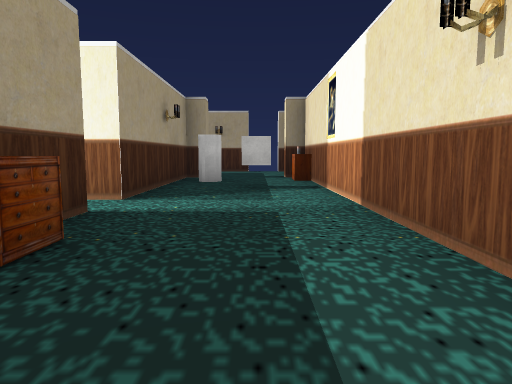
View 1 (above)

24 first-person views from a walk through a scene from a Unity 3-D project. The camera is 1.2 m above the floor, tilts 6° down and sees 70° across. The floor is counted in squares, 2 m on a side. Each view is taken from the middle of a square. On the plan, view 1 faces up. The plan holds only what a view shows up to about 10 squares ahead; the rest is blank. The place goes on beyond the plan. The player character is not drawn. Some animated figures are left out. Door leaves are left out, so doorways stand open. Some surface patterns are stand-ins.

View 2
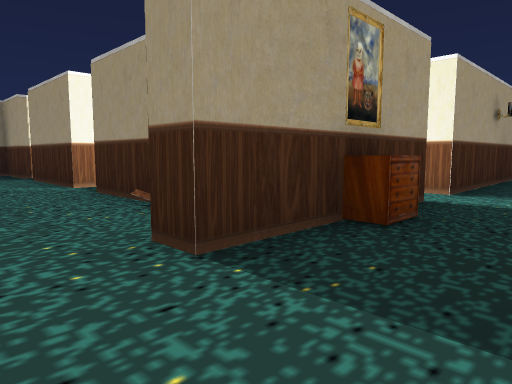

View 3
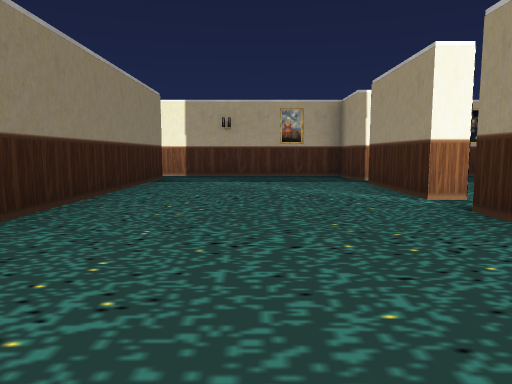

View 4
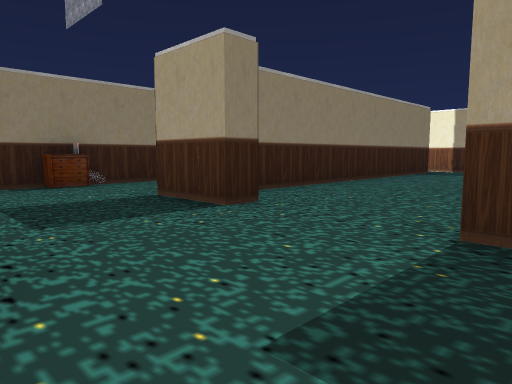

View 5
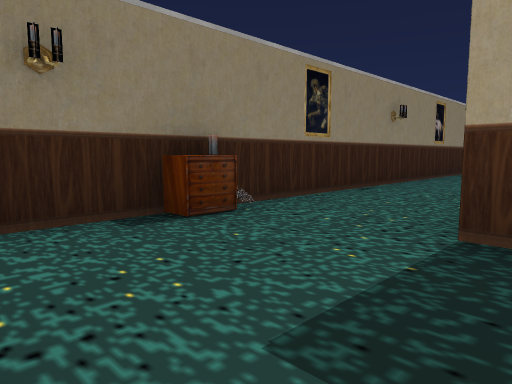

View 6
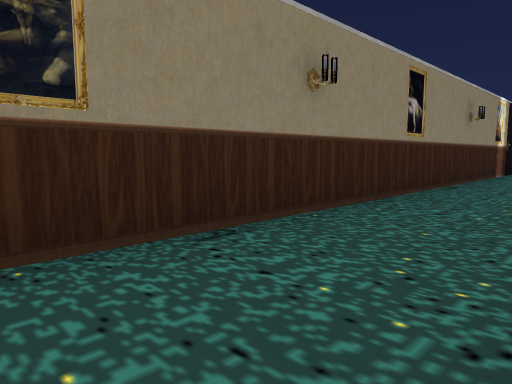

View 7
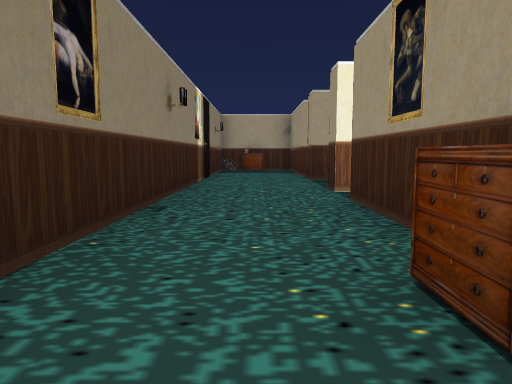

View 8
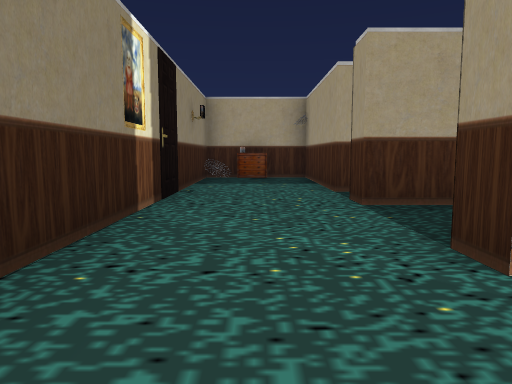

View 9
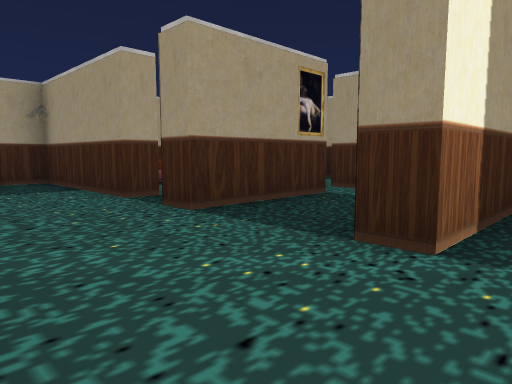

View 10
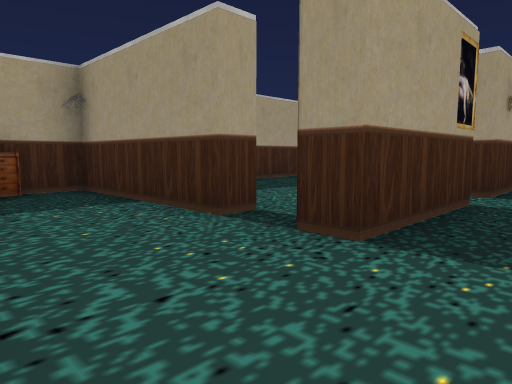

View 11
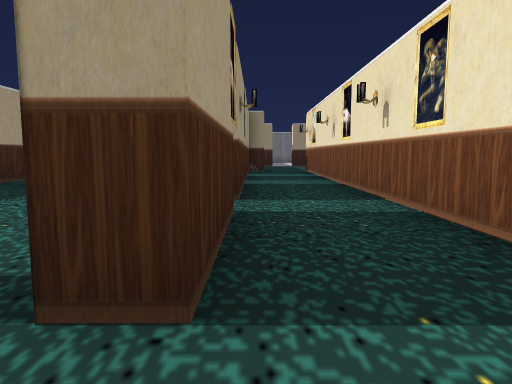

View 12
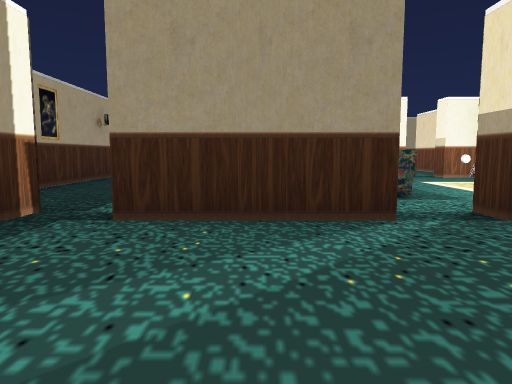

View 13
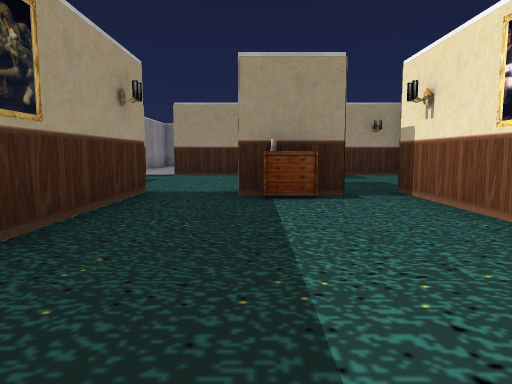

View 14
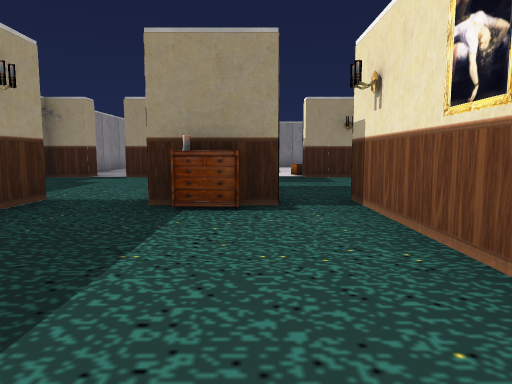

View 15
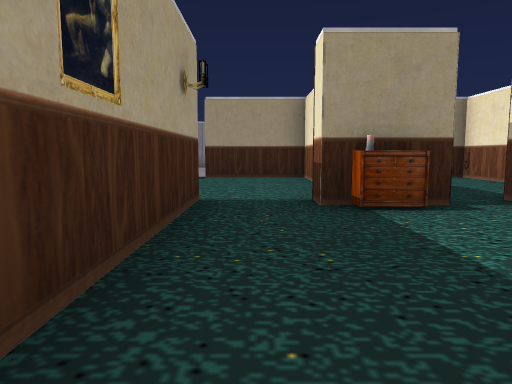

View 16
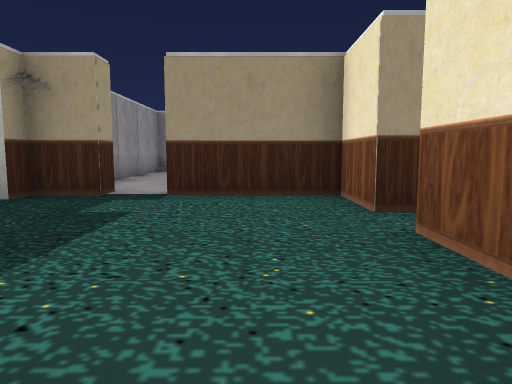

View 17
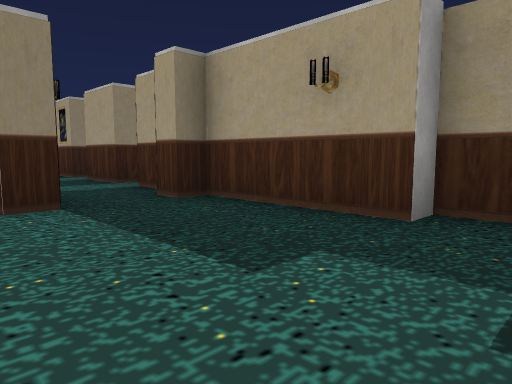

View 18
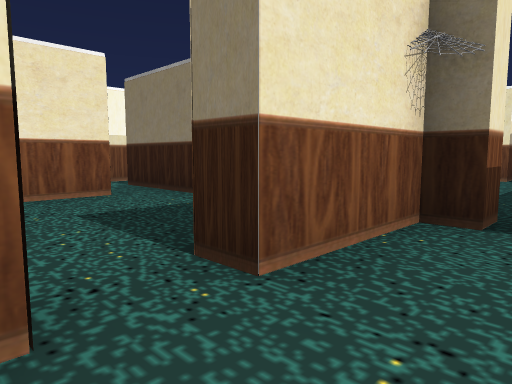

View 19
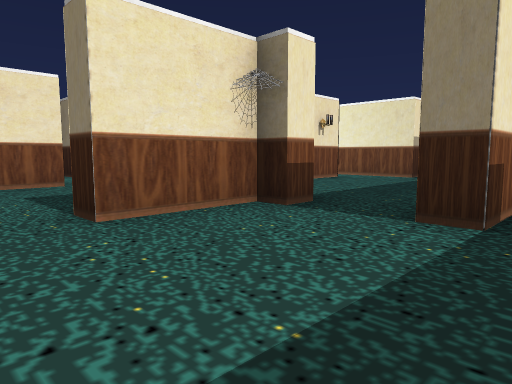

View 20
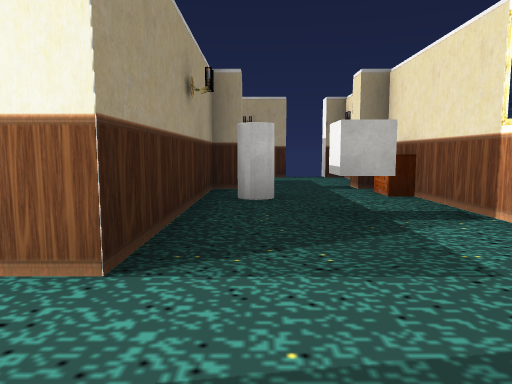

View 21
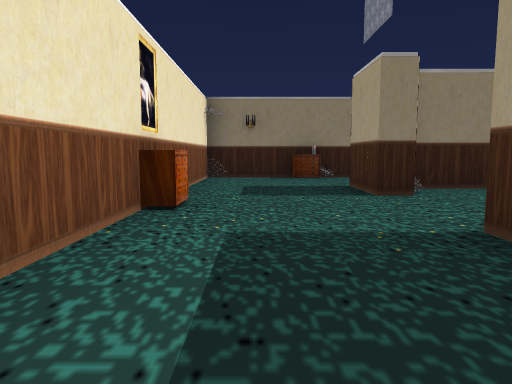

View 22
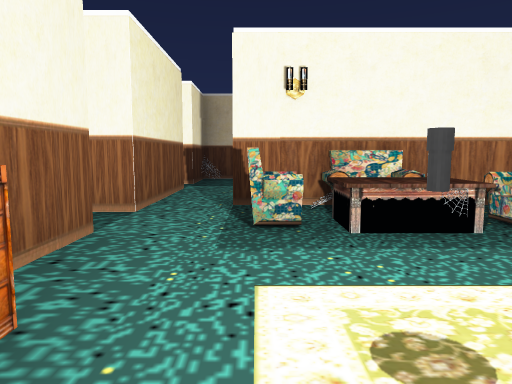

View 23
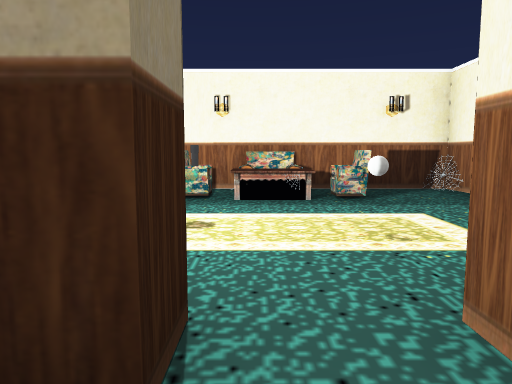

View 24
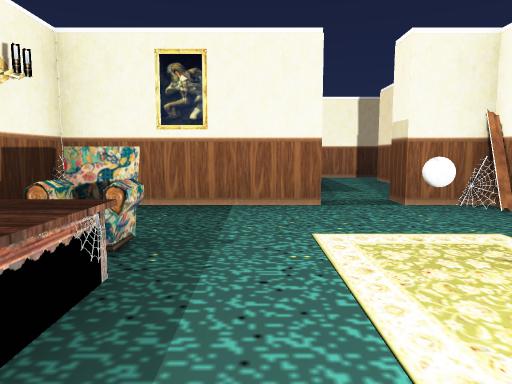

### Floor plan
Ten units are one square. View 1 is at (0, 0); x grows to the right and y downward. Boxes are objects, and circles mark ways between rooms. Rooms are numbered by the first view taken in them; rooms with no view inside come last. Other rooms are left out.
<svg viewBox="-200 -133 220 203">
<path fill="none" stroke="#000" d="M-44 -12 -58 -12M-67 -12 -93 -12M-78 38 -109 38M-17 -38 -17 -2 -24 -2M-102 -12 -117 -12 -117 38 -124 38M-108 32 -26 32M-33 -78 -25 -78M-142 38 -149 38M-12 -92 -17 -92 -17 -47M-23 -104 -23 -114M-157 38 -185 38M-2 -122 -34 -122M8 -122 8 -128M-182 62 12 62 12 -92 8 -92M-192 38 -192 44M-98 -85 -98 -98 -92 -98M-86 -72 -96 -72M-123 -68 -123 -78 -117 -78 -117 -40M-92 -107 -98 -107 -98 -122 -124 -122M-65 -78 -41 -78M-58 -86 -58 -122 -79 -122M-142 -64 -142 -56M-142 -107 -142 -78M-132 -122 -142 -122M-77 -28 -77 -65M-148 -114 -148 -107M-114 -18 -102 -18 -102 -12M-93 -12 -93 -18 -67 -18M-41 -72 -65 -72M-72 -65 -72 -26M-25 -72 -33 -72 -33 -78M-67 -18 -67 -12M-58 -12 -58 -18 -48 -18M-142 -24 -142 3M-142 11 -142 38M-123 26 -123 -51M-142 -48 -142 -32"/>
<rect x="-195" y="55" width="10" height="10" fill="#bbb"><title>other object</title></rect>
<rect x="-195" y="45" width="10" height="10" fill="#bbb"><title>other object</title></rect>
<rect x="-195" y="25" width="10" height="10" fill="#bbb"><title>other object</title></rect>
<rect x="-75" y="35" width="10" height="10" fill="#bbb"><title>other object</title></rect>
<rect x="-45" y="-25" width="10" height="10" fill="#bbb"><title>other object</title></rect>
<rect x="-25" y="55" width="10" height="10" fill="#bbb"><title>other object</title></rect>
<rect x="-25" y="25" width="10" height="10" fill="#bbb"><title>other object</title></rect>
<rect x="-25" y="-25" width="10" height="10" fill="#bbb"><title>other object</title></rect>
<rect x="-25" y="-75" width="10" height="10" fill="#bbb"><title>other object</title></rect>
<rect x="-15" y="55" width="10" height="10" fill="#bbb"><title>other object</title></rect>
<rect x="-15" y="45" width="10" height="10" fill="#bbb"><title>other object</title></rect>
<rect x="-15" y="-75" width="10" height="10" fill="#bbb"><title>other object</title></rect>
<rect x="-15" y="-85" width="10" height="10" fill="#bbb"><title>other object</title></rect>
<rect x="-5" y="-75" width="10" height="10" fill="#bbb"><title>other object</title></rect>
<rect x="5" y="5" width="10" height="10" fill="#bbb"><title>other object</title></rect>
<rect x="5" y="-85" width="10" height="10" fill="#bbb"><title>other object</title></rect>
<rect x="-105" y="-75" width="10" height="10" fill="#bbb"><title>other object</title></rect>
<rect x="-75" y="-75" width="10" height="10" fill="#bbb"><title>other object</title></rect>
<rect x="-75" y="-45" width="10" height="10" fill="#bbb"><title>other object</title></rect>
<rect x="-65" y="-35" width="10" height="10" fill="#bbb"><title>other object</title></rect>
<rect x="-65" y="-45" width="10" height="10" fill="#bbb"><title>other object</title></rect>
<rect x="-65" y="-55" width="10" height="10" fill="#bbb"><title>other object</title></rect>
<rect x="-45" y="-45" width="10" height="10" fill="#bbb"><title>other object</title></rect>
<rect x="-45" y="-55" width="10" height="10" fill="#bbb"><title>other object</title></rect>
<rect x="-45" y="-65" width="10" height="10" fill="#bbb"><title>other object</title></rect>
<rect x="-125" y="-25" width="10" height="10" fill="#bbb"><title>other object</title></rect>
<circle cx="-50" cy="-90" r="3" fill="#2a7"/>
<circle cx="-95" cy="-10" r="3" fill="#2a7"/>
<circle cx="-20" cy="-40" r="3" fill="#2a7"/>
<circle cx="-35" cy="-80" r="3" fill="#2a7"/>
<circle cx="-60" cy="-10" r="3" fill="#2a7"/>
<circle cx="-130" cy="40" r="3" fill="#2a7"/>
<circle cx="-70" cy="-30" r="3" fill="#2a7"/>
<circle cx="-130" cy="-55" r="3" fill="#2a7"/>
<text x="-50" y="0">1</text>
<text x="-100" y="-80">2</text>
<text x="-50" y="-50">3</text>
<text x="-130" y="-10">4</text>
</svg>
Room 1 opens to room 2. Room 1 opens to room 3. Room 1 opens to room 4. Room 2 opens to room 3. Room 2 opens to room 4.

Where each view was taken, in squares from view 1:
view 1: 0 up, 0 right, facing up
view 2: 1 down, 0 right, facing up-left
view 3: 1 down, 2 left, facing left
view 4: 1 up, 1 right, facing down-left
view 5: 3 down, 1 right, facing down-left
view 6: 4 down, 3 left, facing down-left
view 7: 5 down, 6 left, facing left
view 8: 5 down, 10 left, facing left
view 9: 6 down, 11 left, facing up-left
view 10: 6 down, 13 left, facing up-left
view 11: 5 down, 14 left, facing up
view 12: 2 down, 8 left, facing up
view 13: 2 up, 10 left, facing up
view 14: 3 up, 9 left, facing up
view 15: 3 up, 11 left, facing up
view 16: 7 up, 11 left, facing up
view 17: 12 up, 11 left, facing down-left
view 18: 11 up, 11 left, facing down-right
view 19: 11 up, 13 left, facing down-right
view 20: 3 up, 1 left, facing up
view 21: 3 up, 0 right, facing down
view 22: 3 up, 3 left, facing left
view 23: 4 up, 1 left, facing left
view 24: 3 up, 5 left, facing up
